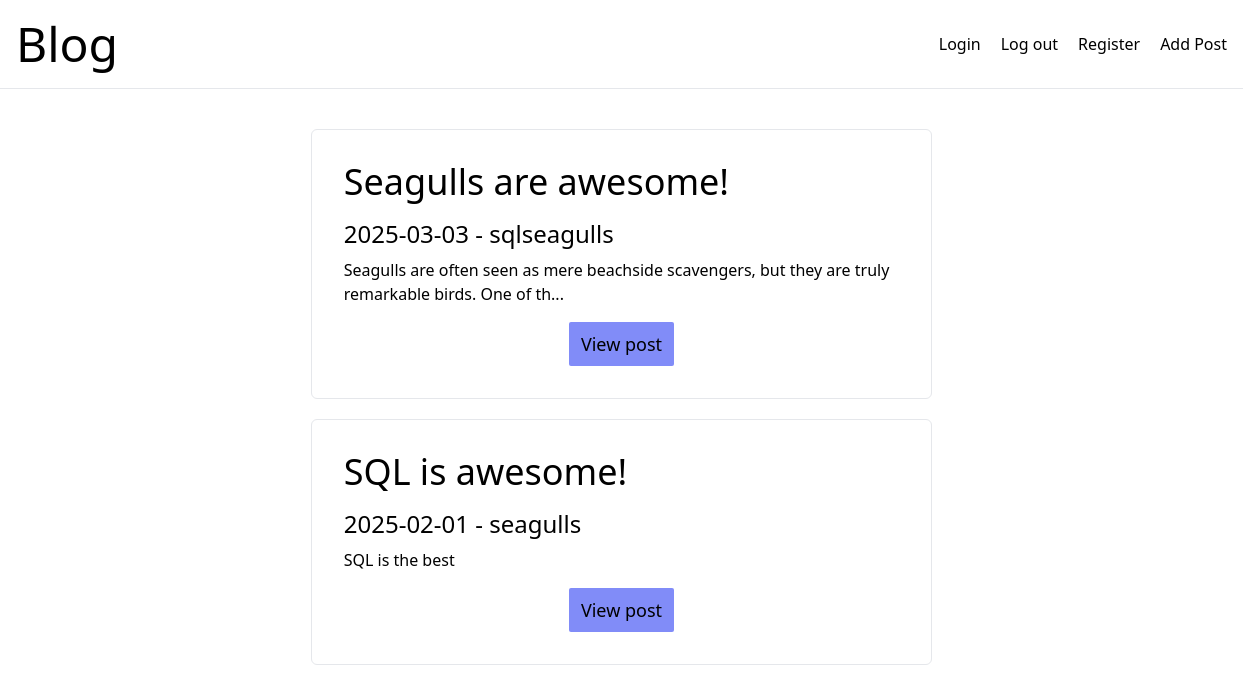
Before: / with the older database file.
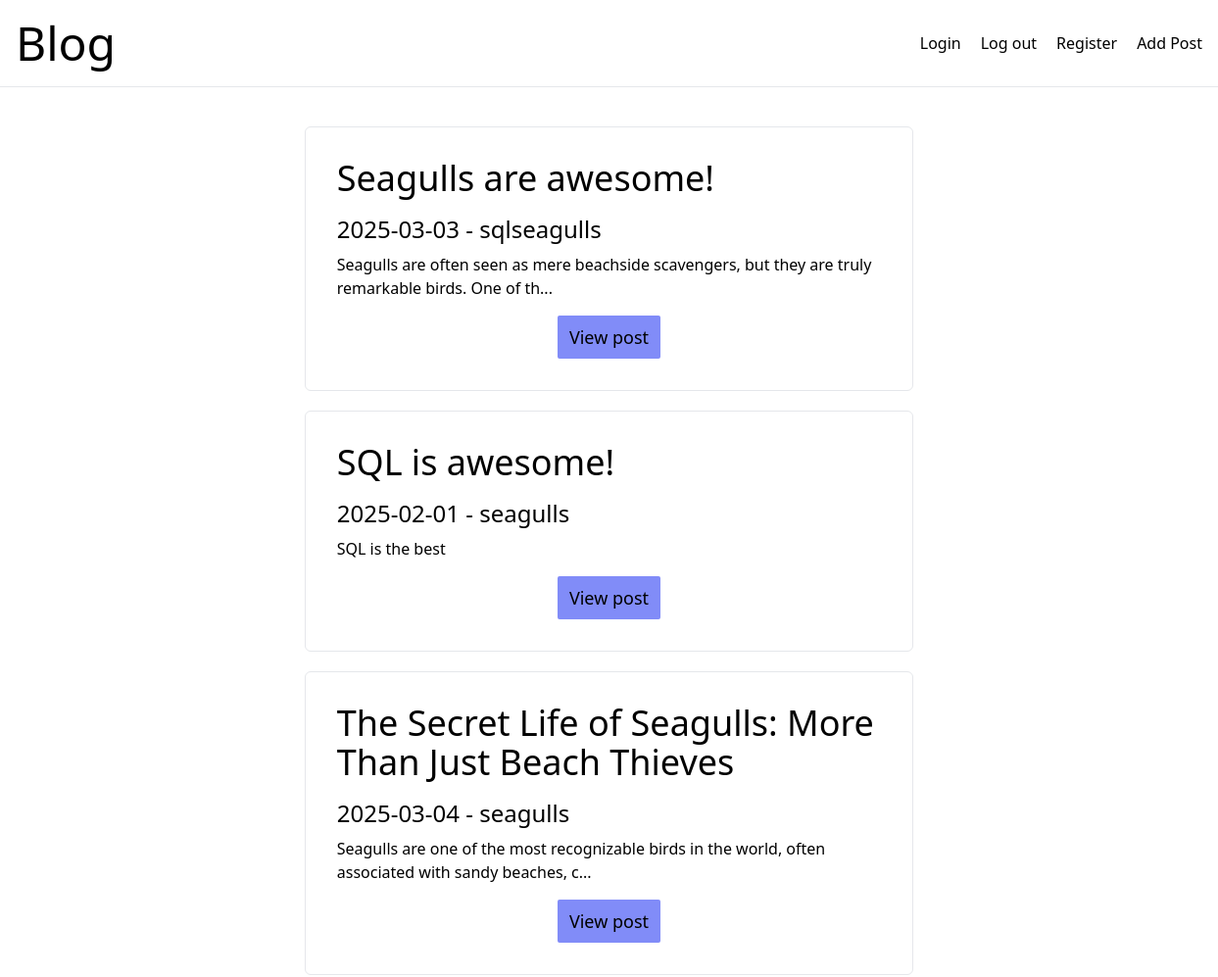
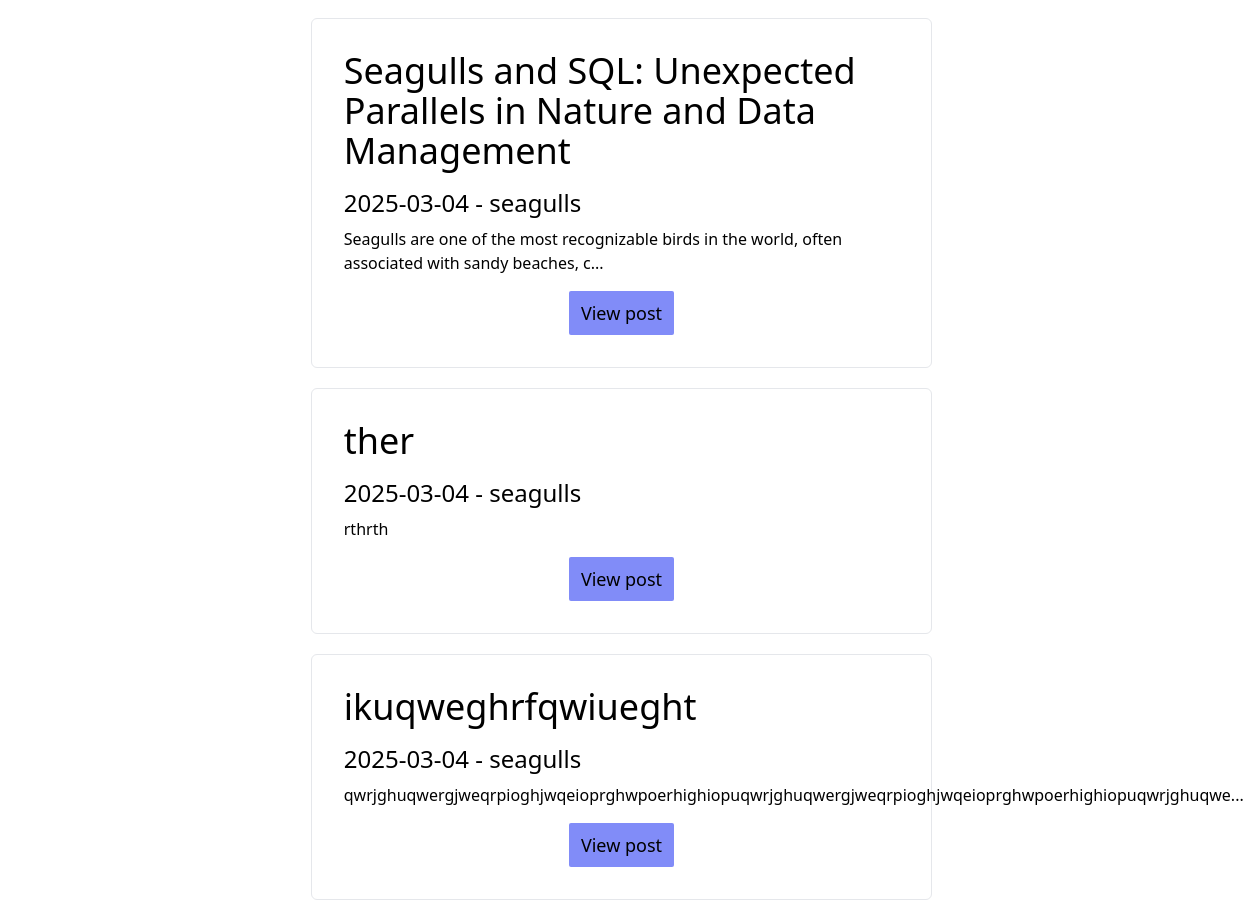
After: the same page with the newer database file (2 pictures, top to bottom).
### tables this page shows
CREATE TABLE `posts` (
  `id` int(11) unsigned NOT NULL AUTO_INCREMENT,
  `title` varchar(255) NOT NULL,
  `username_id` varchar(255) NOT NULL,
  `content` text DEFAULT NULL,
  `date_posted` date NOT NULL,
  `category_id` int(11) DEFAULT NULL,
  `like` int(11) DEFAULT NULL,
  `dislike` int(11) DEFAULT NULL,
  `time_posted` time NOT NULL,
  PRIMARY KEY (`id`)
);

CREATE TABLE `users` (
  `id` int(11) unsigned NOT NULL AUTO_INCREMENT,
  `username` varchar(255) NOT NULL,
  `password` char(60) NOT NULL,
  `email` varchar(255) NOT NULL,
  PRIMARY KEY (`id`)
);

### src/models/PostsModel.php (called while the page is built, shortened)
<?php
class PostsModel
{
    public PDO $db;
    public function __construct(PDO $db)
    {
        $this->db = $db;
    }
    public function getAll(): array
    {
        $query = $this->db->prepare(
            'SELECT `posts`.`title`, `posts` . `id`, `posts` . `content`, `posts` . `date_posted` , `posts` . `time_posted`, `users` . `username`
            FROM `posts`
            JOIN `users` ON `users` . `id` = `posts` . `username_id`;');
        $query->setFetchMode(PDO::FETCH_CLASS, PostEntity::class);
        $query->execute();
        return $query->fetchAll();
    }
}

### src/services/PostDisplayService.php (the view, shortened to what this page needs)
<?php
class PostDisplayService
{
    static public function displayAllPosts(array $posts): string
    {
            $output = '';
            foreach ($posts as $post) {
                if (strlen($post->content) > 100){
                    $content = substr($post->content, 0,100);
                    $content .= '...';
                } else {
                    $content = $post->content;
                }
                $output .= '<article class="p-8 border border-solid rounded-md">';
                $output .= '<div class="flex justify-between items-center flex-col md:flex-row mb-4">';
                $output .= "<h2 class='text-4xl'>$post->title</h2>";
                $output .= '</div>';
                $output .= "<p class='text-2xl mb-2'>$post->date_posted - $post->username</p>";
                $output .= "<p>$content</p>";
                $output .= '<div class="flex justify-center">';
                $output .= "<a class='px-3 py-2 mt-4 text-lg bg-indigo-400 hover:bg-indigo-700 hover:text-white transition inline-block rounded-sm' href='singlePost.php?id={$post->id}'>View post</a>";
                $output .= '</div>';
                $output .= '</article>';
            }
        return $output;
    }
}

### header.php (shortened to what this page needs)
<!DOCTYPE html>
<html lang="en">
<head>
    <script src="https://cdn.tailwindcss.com"></script>
</head>
<body class="selection:bg-teal-200">
<nav class="flex justify-between items-center py-5 px-4 mb-10 border-b border-solid">
    <a href="index.php"><h1 class="text-5xl">Blog</h1></a>
    <div class="flex gap-5">
        <a href="login.php">Login</a>
        <a href="logout.php">Log out</a>
        <a href="userRegistration.php">Register</a>
        <a href="addPosts.php">Add Post</a>
    </div>
</nav>

### index.php (shortened to what this page needs)
<?php
require_once 'src/services/DatabaseConnectionService.php';
require_once 'src/models/PostsModel.php';
require_once 'src/services/PostDisplayService.php';
$db = DatabaseConnectionService::connect();
$PostsModel = new PostsModel($db);
$posts = $PostsModel->getAll();
include_once 'header.php';
?>
<body class="selection:bg-teal-200">
<section class="container lg:w-1/2 mx-auto flex flex-col gap-5">
    <?php
    echo PostDisplayService::displayAllPosts($posts);
    ?>
</section>
</body>
</html>

Changed rows visible on the page:
added posts: title "The Secret Life of Seagulls: More Than Just Beach Thieves", date_posted "2025-03-04", users.username "seagulls", content "Seagulls are one of the most recognizable birds in the world, often associated with sandy beaches, c..."
added posts: title "Seagulls and SQL: Unexpected Parallels in Nature and Data Management", date_posted "2025-03-04", users.username "seagulls", content "Seagulls are one of the most recognizable birds in the world, often associated with sandy beaches, c..."
added posts: title "ther", date_posted "2025-03-04", users.username "seagulls", content "rthrth"
added posts: title "ikuqweghrfqwiueght", date_posted "2025-03-04", users.username "seagulls", content "qwrjghuqwergjweqrpioghjwqeioprghwpoerhighiopuqwrjghuqwergjweqrpioghjwqeioprghwpoerhighiopuqwrjghuqwe..."
